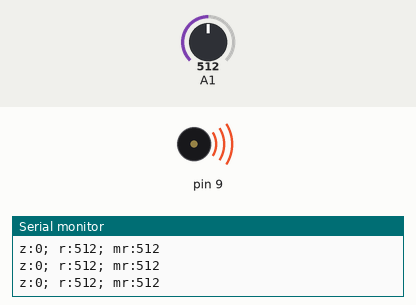
This sketch was run on a simulated Arduino Uno, built with avr-gcc and run on an emulated ATmega328P. Shown: buzzer (waves = sounding), the last lines printed to the serial monitor. Inputs (shaded band) come from the test bench; at power-on: A1 = 512.

Above: at 1.2 s.
1.3 s: A1 set to 482
At 2.1 s:
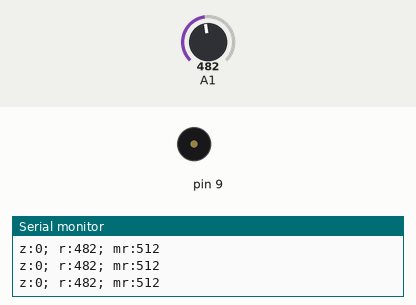
2.8 s: A1 set to 510
At 3.2 s:
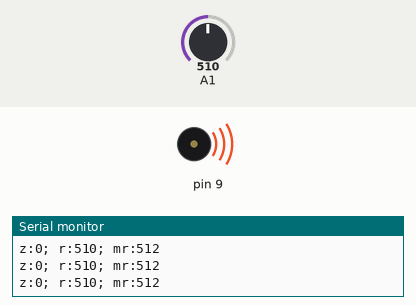
4.3 s: A1 set to 490
At 5.4 s:
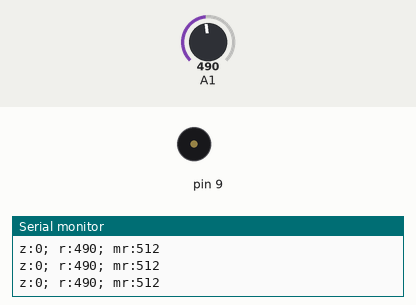
Timing chart, 0 to 7.3 s (numbered marks = the images above; inputs shaded):
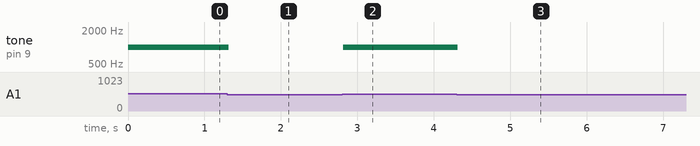

Measured:
- the behaviour switches between 501 and 500 on A1 (found by bisection; images 0 and 1)
- after the input at 1.3 s, tone on pin 9: 1000 Hz → silent at once
- after the input at 2.8 s, tone on pin 9: silent → 1000 Hz at once
- after the input at 4.3 s, tone on pin 9: 1000 Hz → silent at once

The sketch:

ground_station.ino
```cpp
void setup() {
  // put your setup code here, to run once:
  pinMode(A1, INPUT);
  pinMode(9, OUTPUT);
  Serial.begin(9600);
}
int avrg = 0;
int max_read = 0;
void loop() {
  // put your main code here, to run repeatedly:
  int read = analogRead(A1);
  max_read = max(max_read, read);
  if(read>500)
  {
    tone(9, 1000);
  }
  else
  {
    noTone(9);
  }
  Serial.print("z:0; r:");
  Serial.print(read);
  Serial.print("; mr:");
  Serial.println(max_read);
  delay(10);
}
```
